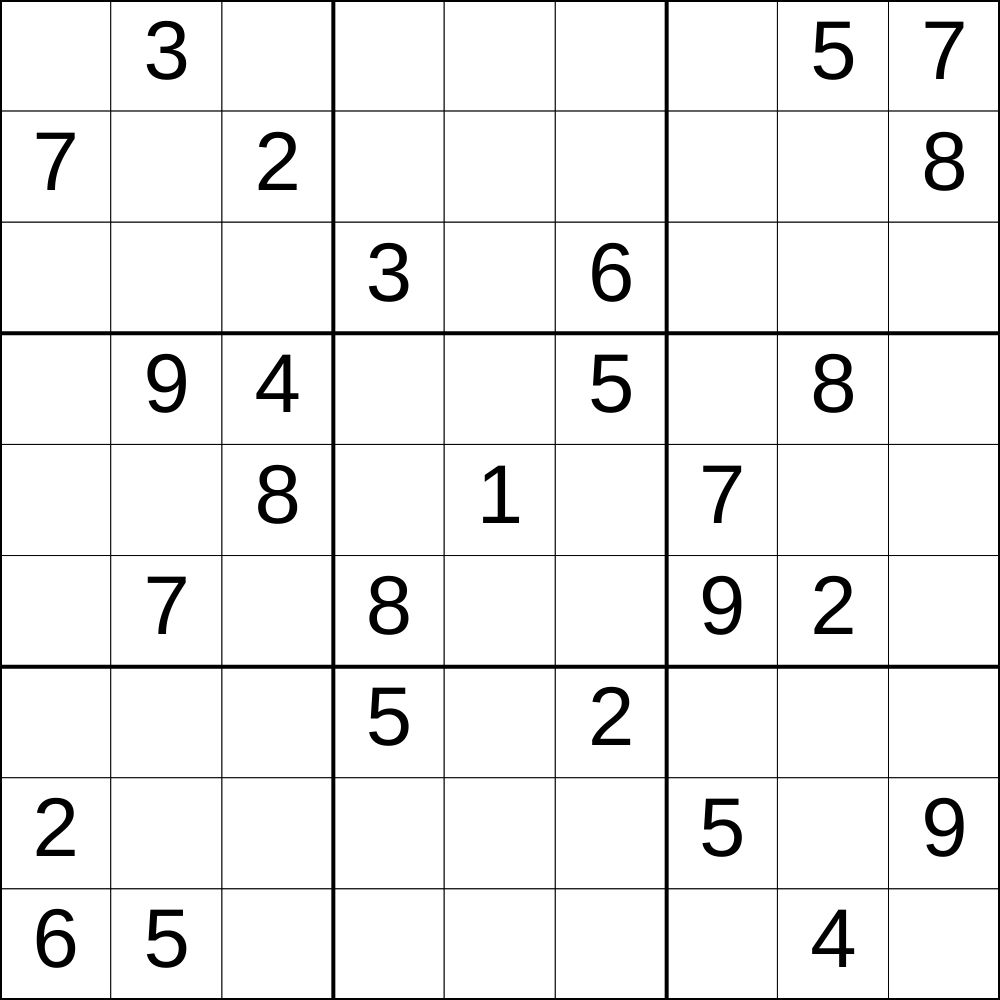
Frame 1 (no input)
Frame 60 (no input): identical to frame 1, image omitted
Frame 120 (the mouse pressed at the canvas centre since frame 60): identical to frame 1, image omitted

The p5.js sketch that drew this single still picture (run headless with seeded random() and noise() and a simulated clock; from frame 60 on, the mouse is pressed at the canvas centre):

// p5.js sketch
// ── sketch.js
// sudoku

let initialGrid = [
  [0, 3, 0, 0, 0, 0, 0, 5, 7],
  [7, 0, 2, 0, 0, 0, 0, 0, 8],
  [0, 0, 0, 3, 0, 6, 0, 0, 0],
  [0, 9, 4, 0, 0, 5, 0, 8, 0],
  [0, 0, 8, 0, 1, 0, 7, 0, 0],
  [0, 7, 0, 8, 0, 0, 9, 2, 0],
  [0, 0, 0, 5, 0, 2, 0, 0, 0],
  [2, 0, 0, 0, 0, 0, 5, 0, 9],
  [6, 5, 0, 0, 0, 0, 0, 4, 0],
];

let gridDimensions = 9;
let cellSize;
let grid;

function setup() {
  if (windowWidth < windowHeight) {
    createCanvas(windowWidth, windowWidth);
  }
  else {
    createCanvas(windowHeight, windowHeight);
  }

  grid = initialGrid;
  cellSize = width/gridDimensions;
}

function draw() {
  background(220);
  displayGrid();
}

function displayGrid() {
  for (let y=0; y<gridDimensions; y++) {
    for (let x=0; x<gridDimensions; x++) {
      fill("white");
      strokeWeight(1);
      rect(x*cellSize, y*cellSize, cellSize, cellSize);
      
      if (grid[y][x] !== 0) {
        fill("black");
        textSize(cellSize*0.75);
        textAlign(CENTER,CENTER);
        text(grid[y][x], x*cellSize + cellSize/2, y*cellSize + cellSize/2);
      }
    }
  }

  drawCageLines();
}

function drawCageLines () {
  strokeWeight(4);

  for (let location = 0; location <= 9; location += 3) {
    line(0, location*cellSize, width, location*cellSize);
    line(location*cellSize, 0, location*cellSize, height);
  }

  //line(0, 0*cellSize, width, 0*cellSize);
  //line(0, 3*cellSize, width, 3*cellSize);
  //line(0, 6*cellSize, width, 6*cellSize);
  //line(0, 9*cellSize, width, 9*cellSize);

  //line(0*cellSize, 0, 0*cellSize, height);
  //line(3*cellSize, 0, 3*cellSize, height);
  //line(6*cellSize, 0, 6*cellSize, height);
  //line(9*cellSize, 0, 9*cellSize, height);
}
